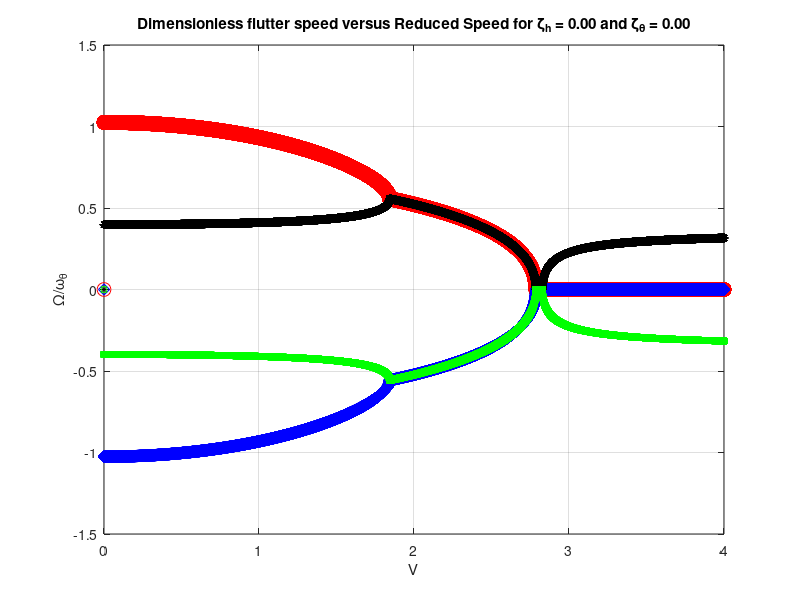
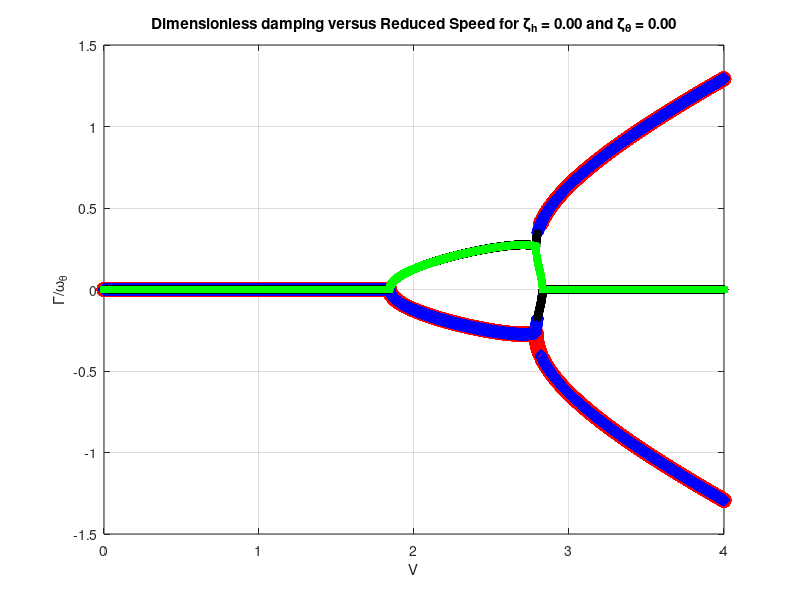

Write the MATLAB code that produced these figures, in order.
% MECH 6481 Project
% P-method

clc;
clear
close all;

% Inputs for validation:
a = -0.2;
e = -0.1;
mu = 20;
r_squared = 0.24;
sigma = 0.4;
N = 100001; % Change as wanted for higher accuracy
 
% Setup
xtheta = e-a;
V_vec = linspace(0,4,N); 
lambda = zeros(4,N); 

% Roots for polynomial 
root1 = zeros(1,N); 
root2 = zeros(1,N); 
root3 = zeros(1,N); 
root4 = zeros(1,N); 

% P-METHOD
% ---- zeta_h and zeta_theta changing ----
zeta_h = 0;
zeta_theta = 0;

for i = 2:N
    V = V_vec( i ); % reuse V
    
    p = [r_squared-xtheta^2 ... %P4
        ((2*(r_squared)/V)*zeta_theta+(r_squared*2*(sigma/V)*zeta_h)) ... %P3
        (r_squared/V^2)-(2/mu)*(a+0.5)+(2*zeta_h*sigma/V)*2*(r_squared/V)*zeta_theta+r_squared*((sigma^2)/(V^2))-xtheta*2/mu ... %P2
        ((2*(sigma/V)*zeta_h)*((r_squared/V^2)-2/mu*(a+0.5)))+(sigma^2/V^2)*2*(r_squared/V)*zeta_theta ... %P1
        (sigma/V)^2*(r_squared/V^2-(2/mu)*(a+0.5))];%P0

    root = roots(p); % roots function
    root1(i) = root(1);
    root2(i) = root(2);
    root3(i) = root(3); 
    root4(i) = root(4);
end

% =================== PLOTTING ======================

% Dimensionless frequency
figure;
plot(V_vec,V_vec.*imag(root1),'ro','MarkerSize',10); 
hold on;
plot(V_vec,V_vec.*imag(root2),'bd','MarkerSize',8);
plot(V_vec,V_vec.*imag(root3),'k*','MarkerSize',6);
plot(V_vec,V_vec.*imag(root4),'gs','MarkerSize',4);
xlabel('V');
ylabel('\Omega/\omega_\theta');
title(sprintf('Dimensionless flutter speed versus Reduced Speed for \\zeta_h = %.2f and \\zeta_\\theta = %.2f', zeta_h, zeta_theta));

grid on;
hold off;

% Dimensionless damping
figure;
plot(V_vec,V_vec.*real(root1),'ro','MarkerSize',10);
hold on;
plot(V_vec,V_vec.*real(root2),'bd','MarkerSize',8);
plot(V_vec,V_vec.*real(root3),'k*','MarkerSize',6);
plot(V_vec,V_vec.*real(root4),'gs','MarkerSize',4);
xlabel('V');
ylabel('\Gamma/\omega_\theta');
title(sprintf('Dimensionless damping versus Reduced Speed for \\zeta_h = %.2f and \\zeta_\\theta = %.2f', zeta_h, zeta_theta));
grid on;
hold off;